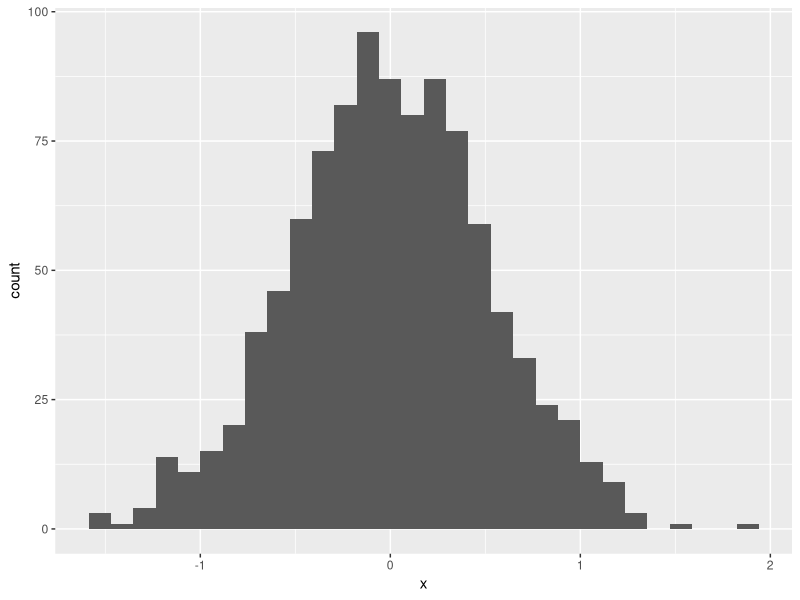
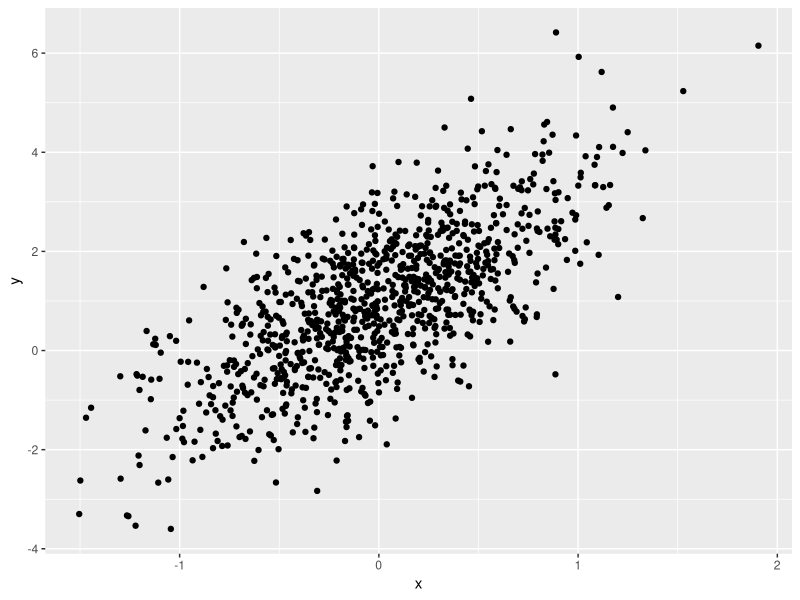
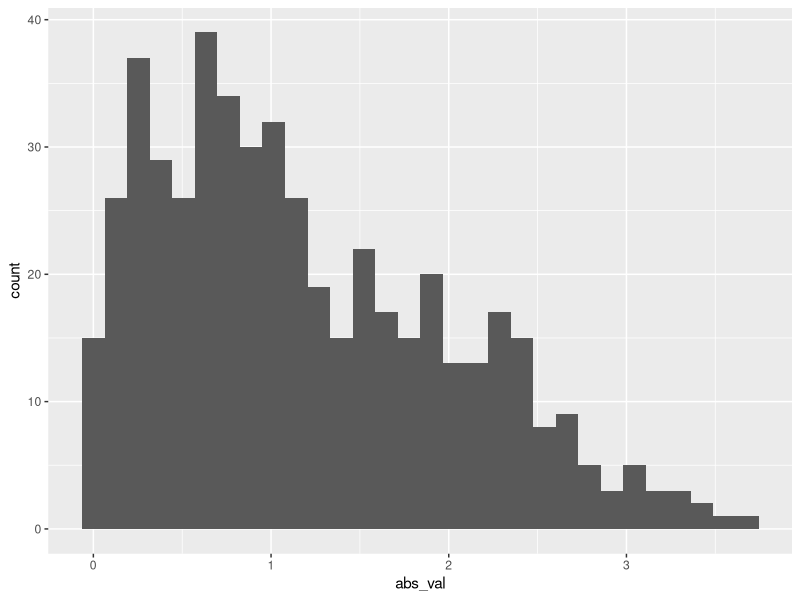

Write R code to recreate these figures, in order.
## ---- chunk 1
samp = rnorm(100)
length(samp)
## ---- chunk 2
library(tidyverse)

set.seed(1)

plot_df = tibble(
  x = rnorm(1000, sd = .5),
  y = 1 + 2 * x + rnorm(1000)
)

ggplot(plot_df, aes(x = x)) + geom_histogram()

ggplot(plot_df, aes(x = x, y = y)) + geom_point()
## ---- chunk 3
library(tidyverse)

learning_df = tibble(
   x = rnorm(500, mean = 1),
   gr_than_0 = x > 0,
   abs_val = abs(x)
   )

ggplot(learning_df, aes(x = abs_val)) + geom_histogram()
